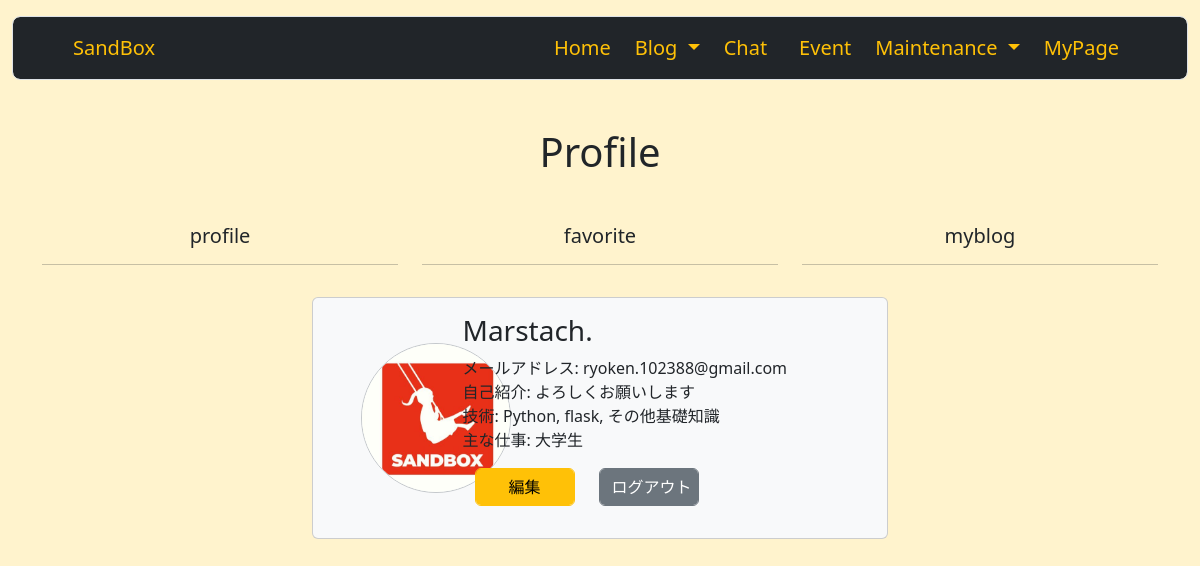
Before: /1/my_page (signed in) with the older database file.
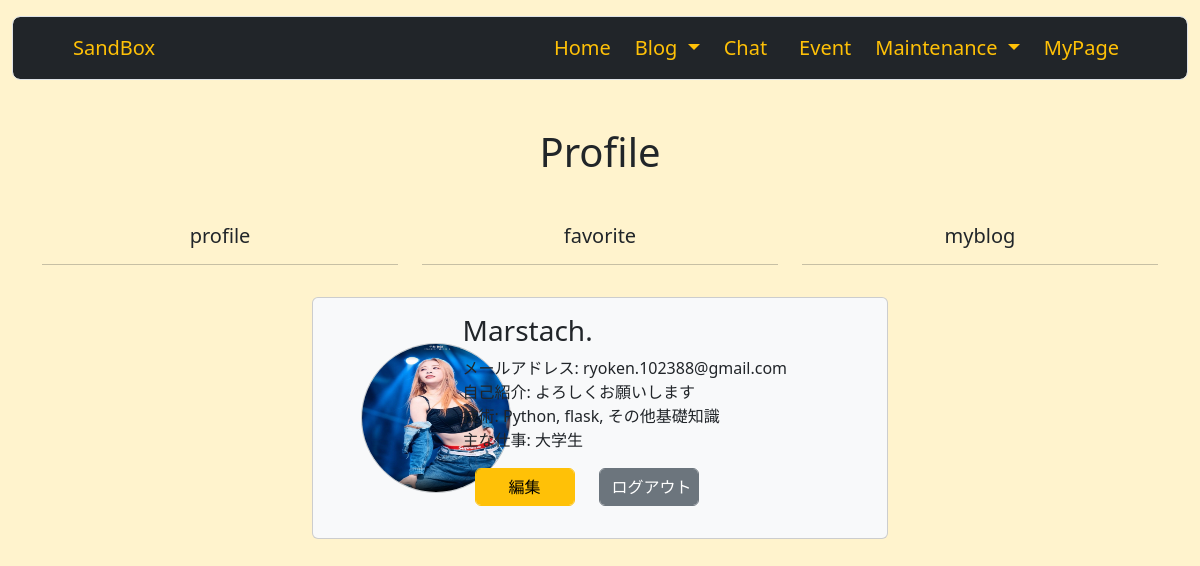
After: the same page with the newer database file.
### sandbox_system/models.py (models this page shows, shortened)
class User(db.Model, UserMixin):
    __tablename__ = 'users'
    id = db.Column(db.Integer, primary_key=True)
    email = db.Column(db.String(64), unique=True, index=True)
    username = db.Column(db.String(64), unique=True, index=True)
    introduce = db.Column(db.Text)
    tech = db.Column(db.Text)
    job = db.Column(db.String(64))
    image = db.Column(db.String(140))
    password_hash = db.Column(db.String(128))
    administrator = db.Column(db.String(1))
    blog = db.relationship('Blog', backref = 'author', lazy = 'dynamic')
    blog_comment = db.relationship('BlogComment', backref='commenter', lazy='dynamic')
    chat = db.relationship('Chat', backref='chat_user', lazy='dynamic')
    @property
    def password(self):
        raise AttributeError('password is not a readable attribute')
    def is_administrator(self):
        if self.administrator == '1':
            return 1
        else:
            return 0

### sandbox_system/users/view.py (the view)
@users.route('/<int:user_id>/my_page')
@login_required
def my_page(user_id):
    profile = User.query.filter_by(id=user_id).first()
    return render_template('user/my_page/my_profile.html', profile=profile)

### sandbox_system/__init__.py (called while the page is built)
@event.listens_for(Engine, "connect")
def set_sqlite_pragma(dbapi_connection, connection_record):
    cursor = dbapi_connection.cursor()
    cursor.execute("PRAGMA foreign_keys=ON")
    cursor.close()

### sandbox_system/models.py (called while the page is built)
@login_manager.user_loader
def load_user(user_id):
    return User.query.get(user_id)

### sandbox_system/templates/user/my_page/my_profile.html
{% extends 'base.html' %}
{% block content %}
        <div class="text-center my-5">
            <h1>Profile</h1>
        </div>
        <div class="container mb-3">
            <div class="row">
                <div class="col-md-4 text-center">
                    <a href="{{ url_for('users.my_page', user_id=current_user.id) }}" class="text-decoration-none text-dark"><h5>profile</h5></a>
                    <hr>
                </div>
                <div class="col-md-4 text-center">
                    <a href="{{ url_for('blogs.my_favorite_list') }}" class="text-decoration-none text-dark"><h5>favorite</h5></a>
                    <hr>
                </div>
                <div class="col-md-4 text-center">
                    <a href="{{ url_for('blogs.my_blog_list') }}" class="text-decoration-none text-dark"><h5>myblog</h5></a>
                    <hr>
                </div>
            </div>
        </div>
        <div class="container mb-5 w-50">
            <div class="card bg-light">
                <div class="row row-cols-auto justify-content-center align-items-center">
                    {% if profile.image %}
                    <div class="col-md-3">
                        <img src="{{ url_for('static', filename='image/' + profile.image) }}" alt="profile" class="rounded-circle border border-secondary-subtle my-3 ms-5" style="width: 150px; height: 150px;" />
                    </div>
                    {% endif %}
                    <div class="col-md-9">
                        <h3 class="mt-3">{{ profile.username }}</h3>
                        <p>
                        メールアドレス: {{ profile.email }}<br />
                        自己紹介: {{ profile.introduce }}<br />
                        技術: {{ profile.tech }}<br />
                        主な仕事: {{ profile.job }}
                        <div class="container pb-3">
                            <div class="row row-cols-auto">
                                <div class="col">
                                    <form action="{{ url_for('users.user_update', user_id=profile.id) }}">
                                        <input type="submit" class="btn btn-warning form-control" value="編集" style="width: 100px;">
                                    </form>
                                </div>
                                <div class="col">
                                    <form action="{{ url_for('users.logout') }}">
                                        <input type="submit" class="btn btn-secondary form-control" value="ログアウト" style="width: 100px;">
                                    </form>
                                </div>
                            </div>
                        </div>
                        </p>
                    </div>
                </div>
            </div>
        </div>
{% endblock %}

Changed rows visible on the page:
changed User "Marstach.": image: a different picture
